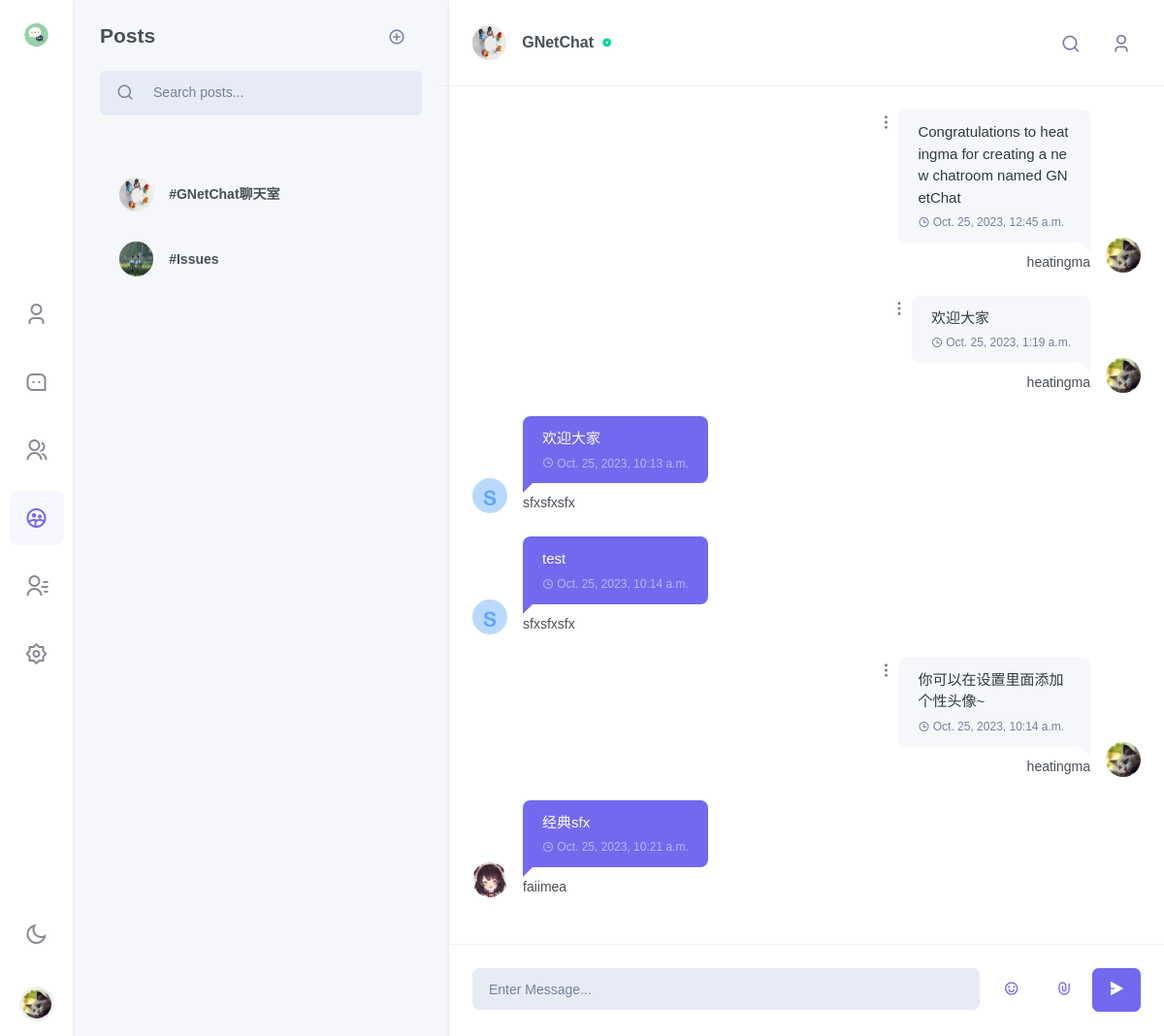
The app's page /chat/chatroom/GNetChat/chatting_GNetChat/?dark=False (signed in), older data.
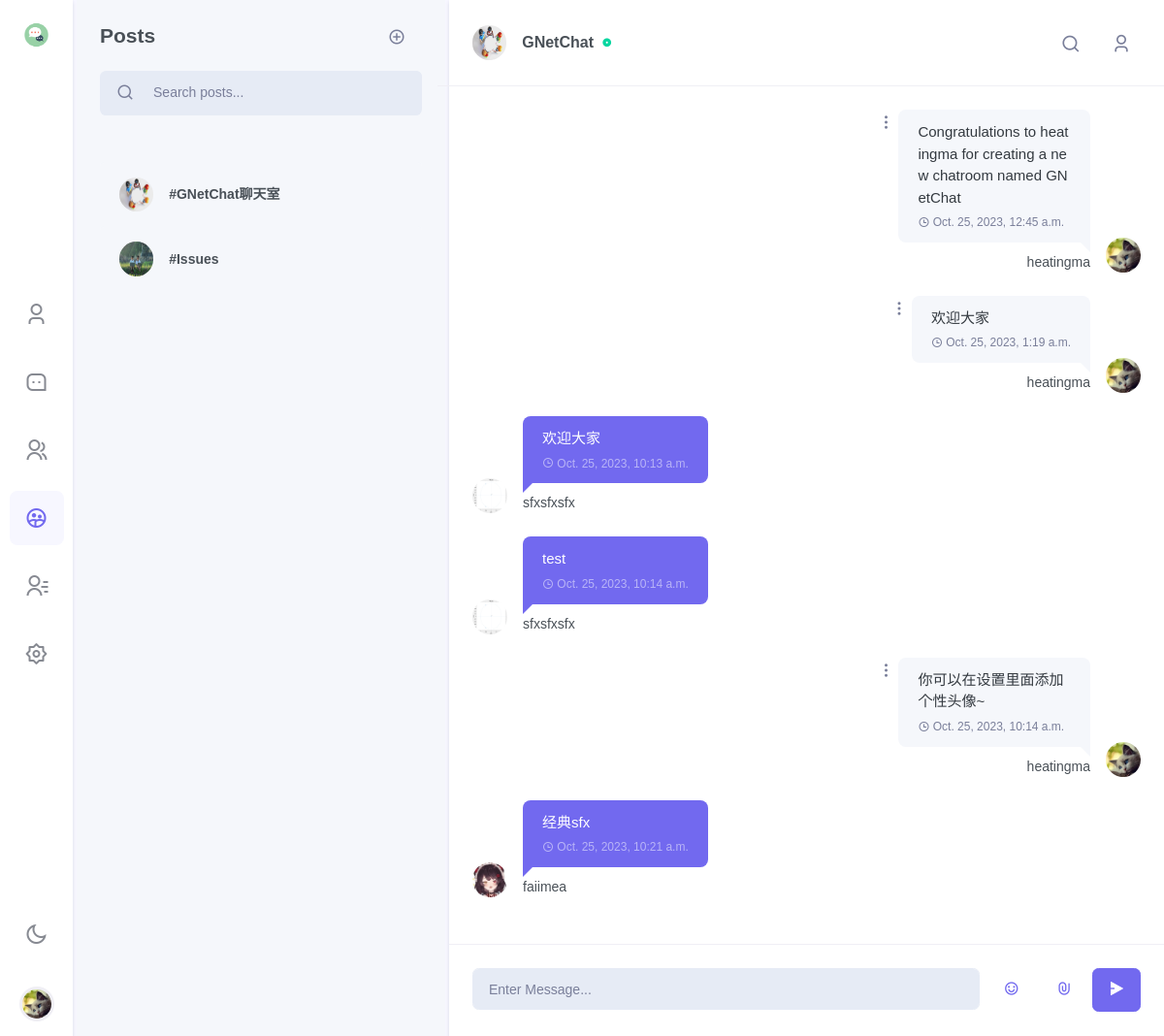
The same page, newer data.
### chat/models.py (models this page shows, shortened)
class RoomMessage(models.Model):
    uid = models.UUIDField(default=uuid.uuid4, editable=False, unique=True)
    user = models.ForeignKey(to=get_user_model(), on_delete=models.CASCADE)
    room = models.ForeignKey(to=Room, on_delete=models.CASCADE)
    belong_post = models.ForeignKey(to=Post, on_delete=models.CASCADE)
    content = models.CharField(max_length=512)
    timestamp = models.DateTimeField(auto_now_add=True)
    attachment = models.FileField(upload_to=room_message_media_path, null=True, blank=True)
    @property
    def image_url(self):
        profile = Profile.objects.get(user=self.user)
        return profile.image_url
    @property
    def attachment_name(self):
        if self.attachment.name == "" or self.attachment.name is None:
            return None
        return os.path.basename(self.attachment.name)

class Profile(models.Model):
    about_me = models.TextField(default='There is no Personal Signature here yet. You can add it through settings')
    image = models.ImageField(upload_to=profile_media_path, null=True, blank=True)
    user = models.OneToOneField(User, on_delete=models.CASCADE)
    location = models.CharField(max_length=50, default="Unkown")
    @property
    def image_url(self):
        if self.image == "":
            return "/media/static_default/{}.png".format(self.user_initial)
        else:
            return self.image.url
    @property
    def user_initial(self):
        return self.user.username[0].upper()

### users/models.py (models this page shows, shortened)
class User(AbstractUser):
    top_friends = models.ManyToManyField(settings.AUTH_USER_MODEL, blank=True, related_name='friends_set')
    friends = models.ManyToManyField(settings.AUTH_USER_MODEL, blank=True, related_name='top_friends_set')
    email = models.EmailField('email address', primary_key=True, unique=True)
    USERNAME_FIELD = 'email'
    REQUIRED_FIELDS = ["username"]

### chat/views/innerroom.py (the view, shortened to what this page needs)
# urls.py: path('chatroom/<str:room_name>/<str:post_name>/', innerroom, name='innerroom'),
@login_required
def innerroom(request: HttpRequest, room_name, post_name, dark=False):
    if request.GET:
        dark = request.GET['dark']
        dark = False if dark == 'False' else True
    username = request.user.username
    user = get_object_or_404(User, username=username)
    profile = get_object_or_404(Profile, user=user)
    chat_room = get_object_or_404(Room, name=room_name)
    if post_name == "chatting_" + room_name:
        chatting_post = True
    else:
        chatting_post = False
    cur_post = get_object_or_404(Post, title=post_name, belong_room=chat_room)
    room_messages = RoomMessage.objects.filter(room=chat_room, belong_post=cur_post).order_by('timestamp')
    posts = Post.objects.filter(belong_room=chat_room).order_by('created_on')
    wrong_message = ""
    users_img_urls = dict()
    for rm in room_messages:
        user = rm.user
        user_profile = get_object_or_404(Profile, user=user)
        users_img_urls[user_profile.user.username] = user_profile.image_url
    return render(
        request=request,
        template_name='chat/innerroom.html',
        context={
            'profile': profile,
            'rooms': Room.objects.all(),
            'cur_room': chat_room,
            'wrong_message': wrong_message,
            'room_messages': room_messages,
            'posts': posts,
            'cur_post': cur_post,
            'chatting_post': chatting_post,
            'users_img_urls_json': json.dumps(users_img_urls),
            'dark': dark,
            'light': not dark,
            'tags': Tag.objects.all(),
            "new_friends": Friend_Request.objects.filter(to_user=user),
        }
    )

### chat/models.py (called while the page is built)
    @property
    def image_url(self):
        if self.image == "":
            return "/media/static_default/{}.png".format(self.initial)
        else:
            return self.image.url

    @property
    def image_url(self):
        if self.title.startswith('chatting_'):
            return self.belong_room.image_url
        if self.image == "" or self.image is None:
            return "/media/static_default/{}.png".format(self.initial)
        else:
            return self.image.url

### templates/chat/innerroom.html (shortened to what this page needs)
{% extends 'chat/base.html' %}
{% block side_menu %}
    {% include "chat/side_menus/side_menu_chatroom.html" %}
{% endblock %}
{% block leftsidebar %}
    {% include "chat/leftsidebar/leftsidebar_innerroom.html" %}
{% endblock %}
{% block chat_conversation %}
    {% if chatting_post %}
        {% include "chat/body/body_innerroom_chatting.html" %}
    {% else %}
        {% include "chat/body/body_innerroom_post.html" %}
    {% endif %}
{% endblock %}

### templates/chat/side_menus/side_menu_chatroom.html (shortened to what this page needs)
{% load static %}
<div class="side-menu flex-lg-column mr-lg-1">
<div class="sidebar_logo">
    <a href="" class="logo logo-dark">
        <span class="logo-sm">
            <img src="{% static "images/chat/chat.png" %}" alt="" height="30">
        </span>
    </a>
</div>
<div class="flex-lg-column my-auto">
    <ul class="nav nav-pills side-menu-nav justify-content-center" role="tablist">
        <li class="nav-item" data-toggle="tooltip" data-trigger="hover" data-placement="top" title="Profile">
            <a href="{% url 'chat:my' %}?{{'dark'}}={{dark}}" class="nav-link" id="pills-user-tab" role="tab">
            <i class="ri-user-3-line"></i>
        </a></li>
        <li class="nav-item" data-toggle="tooltip" data-trigger="hover" data-placement="top" title="Chats">
            <a href="{% url 'chat:chat'%}?{{'dark'}}={{dark}}" class="nav-link" id="pills-chat-tab" role="tab">
            <i class="ri-message-3-line"></i>
        </a></li>
        <li class="nav-item" data-toggle="tooltip" data-trigger="hover" data-placement="top" title="Groups">
            <a href="{% url 'chat:groups'%}?{{'dark'}}={{dark}}" class="nav-link" id="pills-groups-tab" role="tab">
            <i class="ri-group-line"></i>
        </a></li>
        <li class="nav-item" data-toggle="tooltip" data-trigger="hover" data-placement="top" title="Chatroom">
            <a href="{% url 'chat:chatroom'%}?{{'dark'}}={{dark}}" class="nav-link active" id="pills-chatroom-tab" role="tab">
            <i class="ri-group-2-line"></i>
        </a></li>
        <li class="nav-item" data-toggle="tooltip" data-trigger="hover" data-placement="top" title="Contacts">
            <a href="{% url 'chat:contracts'%}?{{'dark'}}={{dark}}" class="nav-link" id="pills-contacts-tab" role="tab">
            <i class="ri-contacts-line"></i>
        </a></li>
        <li class="nav-item" data-toggle="tooltip" data-trigger="hover" data-placement="top" title="Settings">
            <a href="{% url 'chat:settings'%}?{{'dark'}}={{dark}}" class="nav-link" id="pills-setting-tab"  role="tab">
            <i class="ri-settings-2-line"></i>
        </a></li>
    </ul>
</div>
<div class="flex-lg-column d-none d-lg-block">
    <ul class="nav side-menu-nav justify-content-center">
        <li class="nav-item">
            <a class="nav-link" id="light-dark" href="{% url 'chat:chatroom'%}?{{'dark'}}={{light}}" data-toggle="tooltip" data-trigger="hover" data-placement="right" title="Dark / Light Mode">
                <i class="ri-sun-line theme-mode-icon"></i>
            </a>
        </li>
        <li class="nav-item btn-group dropup profile-user-dropdown">
            <a class="nav-link dropdown-toggle normal_container" href="#" role="button" data-toggle="dropdown" aria-haspopup="true" aria-expanded="false">
                <img src="{{ profile.image_url }}"  alt="" class="profile-user rounded-circle">
            </a>
        </li>
    </ul>
</div>
</div>

### templates/chat/body/body_innerroom_chatting.html (shortened to what the changed rows need)
<div class="w-100" style="max-width: 100%;">
    <div class="chat-conversation p-3 p-lg-4" id="chatLog-container" style="overflow: auto; max-width: 100%;">
        <ul class="list-unstyled mb-0"i id="chatLog" style="max-width: 100%;">
            {% for rm in room_messages %}
                {% if rm.user.username != profile.user.username %}
                <li><div class="conversation-list" style="max-width: 40%;">
                    <div class="chat-avatar"><img src={{rm.image_url}} alt=""></div>
                    <div class="user-chat-content" style="max-width: 100%;">
                        <div class="ctext-wrap">
                            <div class="ctext-wrap-content" style="max-width: 100%;">
                                <p class="mb-0" style="word-break:break-all; line-break:anywhere;">{{rm.content}}</p>
                                <p class="chat-time mb-0"><i class="ri-time-line align-middle"></i> <span class="align-middle">{{rm.timestamp}}</span></p>
                            </div>
                        </div>
                        <div class="conversation-name">{{rm.user.username}}</div>
                    </div>
                </div></li>
                {% endif %}
            {% endfor %}
        </ul>
    </div>
</div>

Row changes from the older to the newer data that the page shows:
changed through a linked row, RoomMessage "Oct. 25, 2023, 10:13 a.m.": image_url: picture added in place of a placeholder
changed through a linked row, RoomMessage "test": image_url: picture added in place of a placeholder
